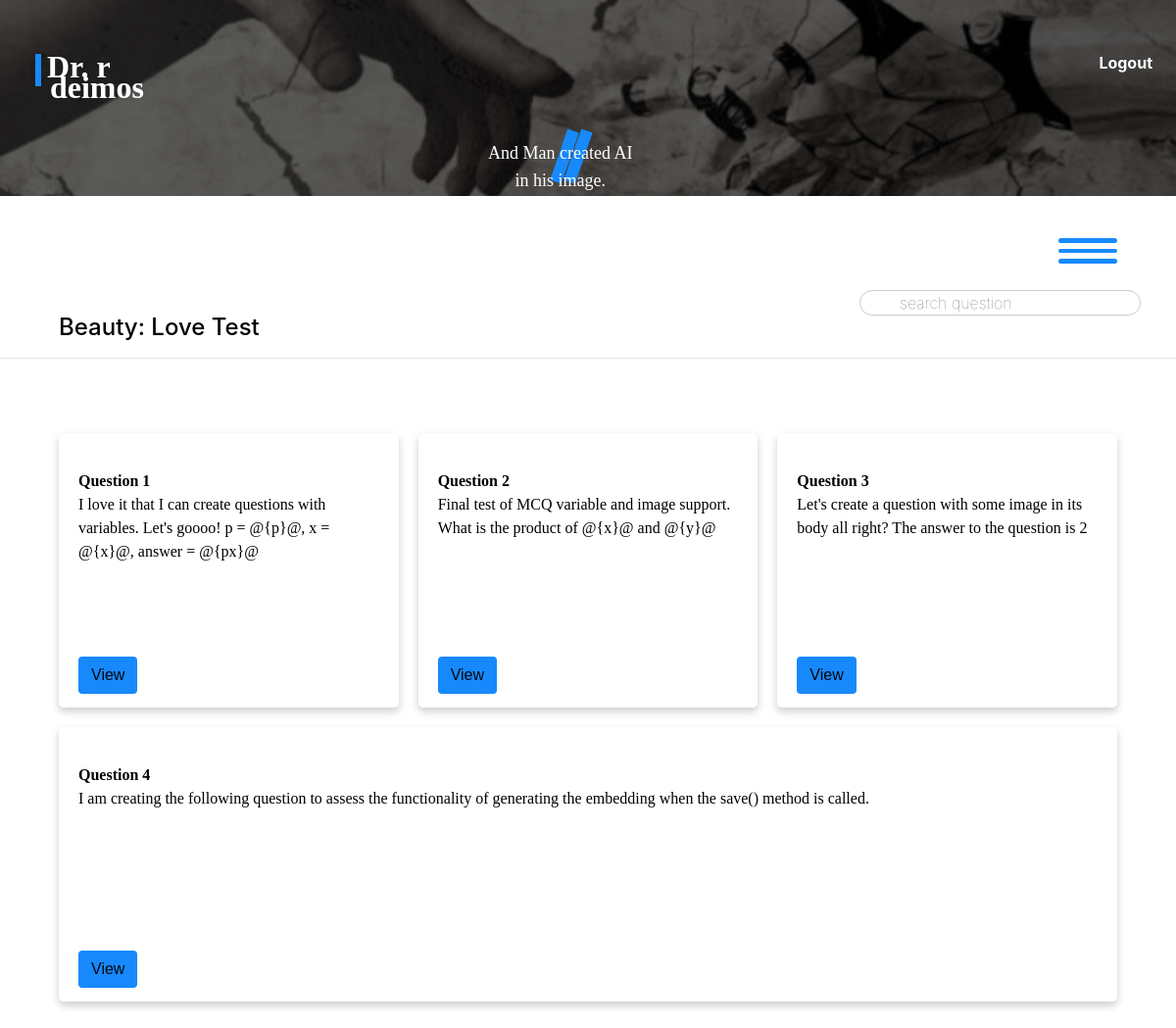
Page /deimos/courses/14/assignments/8 (signed in) on the committed database.
### phobos/models.py (models this page shows, shortened)
class Assignment(models.Model):
    name = models.CharField(max_length=30)
    course = models.ForeignKey(Course, on_delete=models.CASCADE, related_name="assignments")
    timestamp = models.DateTimeField(auto_now_add=True)
    due_date = models.DateTimeField(blank=True, null=True)
    assigned_date = models.DateTimeField(blank=True, null=True)
    difficulty_level = models.CharField(
        max_length=10,
        choices=DifficultyChoices.choices,
        default=DifficultyChoices.MEDIUM,
    )
    category = models.CharField(max_length=25, choices=AssignmentChoices.choices,
                                 default = AssignmentChoices.HOMEWORK)

class Course(models.Model):
    name = models.CharField(max_length=100, blank=False, null=False)
    description = models.CharField(max_length=400, default="No description")
    subject = models.CharField(max_length=100,
                                choices=SubjectChoices.choices,
                                default=SubjectChoices.PHYSICS)
    number_of_students = models.IntegerField(blank=True, null=True)
    difficulty_level = models.CharField(
        max_length=10,
        choices=DifficultyChoices.choices,
        default=DifficultyChoices.MEDIUM,
    )
    professors = models.ManyToManyField('Professor', related_name='courses')
    topics = models.ManyToManyField('Topic', related_name='courses')
    timestamp = models.DateTimeField(auto_now_add=True)
    image = models.ImageField(upload_to='phobos/images/course_covers', blank=True, null=True)

class Question(models.Model):
    number = models.CharField(blank=False, null=False, max_length=5)
    text = models.TextField(max_length= 2000, null=False, blank=False)
    assignment = models.ForeignKey(Assignment, null=True, on_delete=models.CASCADE, \
                                   related_name="questions")
    category = models.CharField(max_length=50, null=True, blank=True)
    topic = models.ForeignKey(Topic, on_delete=models.SET_NULL, null=True, blank=True)
    sub_topic = models.ForeignKey(SubTopic, on_delete=models.SET_NULL, null=True, blank=True)
    num_points = models.IntegerField(default=10, validators=[MinValueValidator(0), MaxValueValidator(15)]) # Add lower and upper bound.
    parent_question = models.ForeignKey('self', on_delete=models.CASCADE, null=True, \
                                        blank=True, related_name='sub_questions')
    timestamp = models.DateTimeField(auto_now_add=True)
    difficulty_level = models.CharField(
        max_length=10,
        choices=DifficultyChoices.choices,
        default=DifficultyChoices.MEDIUM,
    )
    answer_type = models.CharField(
        max_length = 30,
        choices = QuestionChoices.choices,
        default = QuestionChoices.STRUCTURAL_TEXT
    )
    max_num_attempts = models.IntegerField(default=5)
    answer = models.CharField(max_length=1000, null=True, blank=True) # TODO: delete this attribute.
    deduct_per_attempt = models.FloatField(default=0.05, blank=True, null=True)
    margin_error = models.FloatField(default=0.03, blank=True, null=True)
    due_date = models.DateTimeField(null=True, blank=True)
    embedding = models.JSONField(null=True, blank=True)  # Field to store encoded representation for search

### deimos/views.py (the view)
@login_required(login_url='astros:login')
def assignment_management(request, assignment_id, course_id=None):
    student = get_object_or_404(Student, pk = request.user.pk)
    assignment = get_object_or_404(Assignment, pk = assignment_id)
    assignment_student, created = AssignmentStudent.objects.get_or_create(student = student, assignment=assignment)
    assignment_student.save()
    """
    is_assigned = AssignmentStudent.objects.filter(student=student, assignment=assignment).exists()
    if not is_assigned:
        return HttpResponseForbidden('You have not be assigned this assignment.')

    """
    questions = Question.objects.filter(assignment = assignment)
    context = {
        "questions": questions,
        "assignment": assignment
    }
    return render(request, "deimos/assignment_management.html", context)

### deimos/templates/deimos/assignment_management.html (shortened to what this page needs)
{% extends 'deimos/layout.html' %}
{% load static %}
{% block body%}
<form action="{% url 'deimos:search_question' %}" method="post" id="search-form">
    <div id="sf-container">
        <input  id="search-field" type="text" name="search_question" placeholder="search question"/>
    </div>
</form>
    <br/>
    <br/>
    <h4>{{assignment.course.name}}: {{assignment.name}}</h4><hr/>
    <ul class="courses course-list">
        {% for question in questions %}
            {% include 'deimos/question_display.html' with question=question assignment_id=assignment.id course_id=assignment.course.id%}
        {% endfor %}
    </ul>
{% endblock %}

### deimos/templates/deimos/question_display.html (shortened to what this page needs)
<li class="question-li course-li" data-question-id="{{ question.id }}">
    <div class="course-section assigment-section">
        <div class="image-container">
        </div>
        <div class="c-text q-text">
            <span class="c-name"><strong>Question {{question.number}}</strong>
            <p class="c-description">{% if question.text|length > 147 %}
                {{ question.text|safe|slice:":147" }}...
            {% else %}
                {{ question.text|safe }}
            {% endif %}</p><br/>
        </div>
    </div>
    <div class="edit-section il">{% csrf_token %}
        <div><a href="{% url 'deimos:answer_question' assignment_id=assignment_id course_id=course_id question_id=question.id%}">
            <button class="btn edit-btn co" data-question-id="{{ question.id}}">View</button></div></a>
    </div>
</li>

### deimos/static/deimos/css/style.css (style rules this page uses)
body.body { background-color: white !important; color:black; padding:0%; }
ul.courses { padding: 5%; }
form { width: 100%; }
#search-field { position: absolute; margin-top: 3vh !important; right: 3vw ; border-radius: 20px !important; border: 1px solid #ccc !important; padding-left: 40px !important; transition: box-shadow 0.3s ease, height 0.5s ease, width 0.5s ease !important; background-color: transparent !important; outline: none !important; font-weight: 100 !important; }
h4 { margin-left: 5%; }
li { list-style-type: none; }
.course-list { display: flex; flex-wrap: wrap; gap: 20px; }
.course-li { font-family:'Nebula', 'Times New Roman', Times, serif; flex: 1 0 calc(33.33% - 20px); height: 60vh; padding: 20px; border-radius: 5px; position:relative; background-color: white; box-shadow: 0 4px 8px rgba(0, 0, 0, 0.2); }
div.course-section { position: relative; height: 70%; }
div.image-container { position: absolute; top: 0; left: 0; height: 85%; width: 100%; overflow: hidden; }
div.c-text { position: absolute; top: 87%; height: 30%; }
.edit-section { bottom: 5%; position: absolute; }
.edit-btn { background-color: rgba(23, 137, 252, 1) !important; transition: background-color 0.2s !important; color: rgba(0,0,0,0.95) !important; font-weight:400 !important; font-family: 'Aileron', sans-serif; }
.question-li { height: 35vh; }
.q-text.c-text { top: 10%; }

### rows in the picture
Assignment: course.name "Beauty", name "Love Test"
Question: number "1", text "I love it that I can create questions with variables. Let's goooo! p = @{p}@, x = @{x}@, answer = @{px}@"
Question: number "2", text "Final test of MCQ variable and image support. What is the product of @{x}@ and @{y}@"
Question: number "3", text "Let's create a question with some image in its body all right? The answer to the question is 2"
Question: number "4", text "I am creating the following question to assess the functionality of generating the embedding when the save() method is called."
